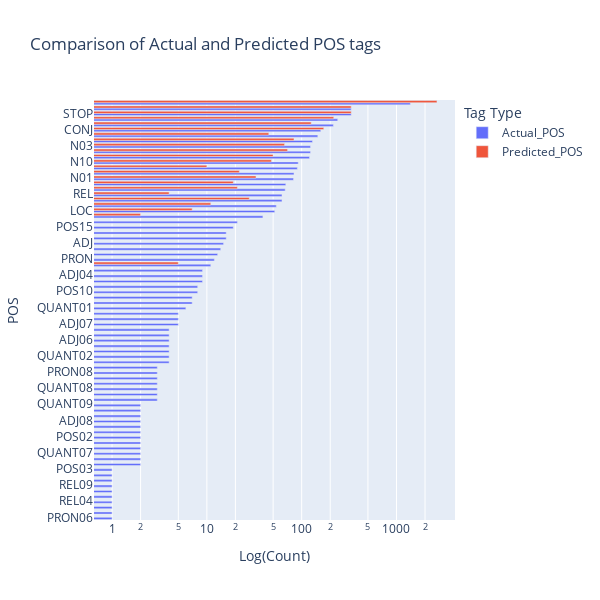

Write notebook code for a chart like this one.
### Code cell
plot_comparison(test_results)

### Figure 1 — Plotly figure (JSON) as saved in the notebook; plotly's stock layout.template omitted (floating-point values rounded to 4 significant figures)
{"data": [{"alignmentgroup": "True", "hovertemplate": "Tag Type=Actual_POS<br>Log(Count)=%{x}<br>POS=%{y}<extra></extra>", "legendgroup": "Actual_POS", "marker": {"color": "#636efa", "pattern": {"shape": ""}}, "name": "Actual_POS", "offsetgroup": "Actual_POS", "orientation": "h", "showlegend": true, "textposition": "auto", "type": "bar", "x": [1, 1, 1, 1, 1, 1, 1, 1, 1, 1, 2, 2, 2, 2, 2, 2, 2, 2, 2, 2, 2, 2, 3, 3, 3, 3, 3, 3, 3, 4, 4, 4, 4, 4, 4, 4, 5, 5, 5, 6, 7, 7, 8, 8, 9, 9, 9, 11, 12, 13, 14, 15, 16, 16, 19, 21, 39, 52, 54, 62, 62, 67, 68, 82, 83, 90, 92, 121, 124, 124, 130, 148, 159, 216, 240, 333, 333, 1401], "xaxis": "x", "y": ["PRON06", "PRON09", "PRON04", "REL04", "REL07", "POS07", "REL09", "REL11", "REL14", "POS03", "PRON03", "QUANT15", "QUANT07", "IDEOPH", "QUANT10", "POS02", "POS06", "ADJ09", "ADJ08", "PRON02", "PRON05", "QUANT09", "INT", "QUANT05", "QUANT08", "N00", "REL08", "PRON08", "QUANT03", "POS01", "QUANT02", "REL02", "M", "ADJ06", "REL15", "PRON15", "ADJ07", "POS08", "PRON01", "QUANT01", "ADJ01", "POS11", "POS10", "DEM", "ADJ05", "ADJ04", "ADJ02", "POS05", "PRON", "ADJ00", "POS09", "ADJ", "DEM02", "N14", "POS15", "COP", "N08", "LOC", "N11", "DEM01", "REL", "N02", "N04", "N01", "N06", "POS", "N10", "N07", "N05", "N03", "N09", "P", "CONJ", "N", "ADV", "STOP", "START", "V"], "yaxis": "y"}, {"alignmentgroup": "True", "hovertemplate": "Tag Type=Predicted_POS<br>Log(Count)=%{x}<br>POS=%{y}<extra></extra>", "legendgroup": "Predicted_POS", "marker": {"color": "#EF553B", "pattern": {"shape": ""}}, "name": "Predicted_POS", "offsetgroup": "Predicted_POS", "orientation": "h", "showlegend": true, "textposition": "auto", "type": "bar", "x": [2, 4, 5, 7, 10, 11, 19, 21, 22, 28, 33, 45, 48, 50, 66, 71, 83, 126, 171, 218, 333, 333, 2672], "xaxis": "x", "y": ["N08", "REL", "POS05", "LOC", "POS", "N11", "N04", "N02", "N06", "DEM01", "N01", "P", "N10", "N07", "N03", "N05", "N09", "N", "CONJ", "ADV", "START", "STOP", "V"], "yaxis": "y"}], "layout": {"barmode": "group", "height": 600, "legend": {"title": {"text": "Tag Type"}, "tracegroupgap": 0}, "title": {"text": "Comparison of Actual and Predicted POS tags"}, "width": 600, "xaxis": {"anchor": "y", "domain": [0, 1], "title": {"text": "Log(Count)"}, "type": "log"}, "yaxis": {"anchor": "x", "domain": [0, 1], "title": {"text": "POS"}}}}
